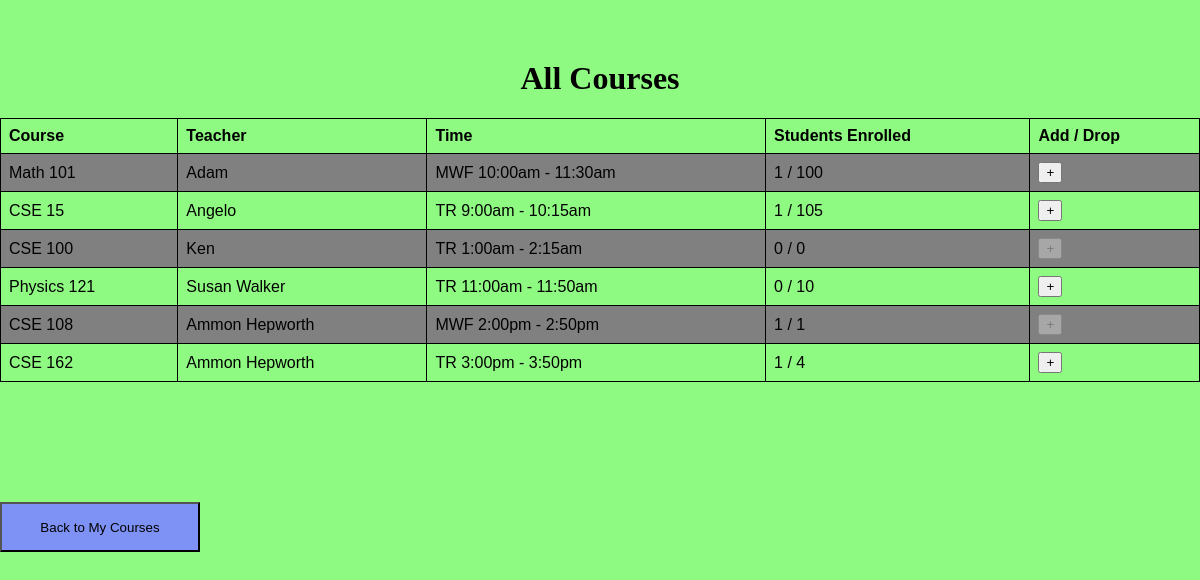
Page /classes on the committed database.
### hello.py (models this page shows, shortened)
class Course(db.Model):
    id = db.Column(db.Integer, primary_key=True)
    name = db.Column(db.String(64), nullable=False)
    professorID = db.Column(db.Integer, db.ForeignKey('user.id'), nullable=False)
    professor = db.relationship('User', foreign_keys=[professorID], backref='courses_taught')
    time = db.Column(db.String(64),nullable=False)
    capacity = db.Column(db.Integer, nullable=False)

class User(UserMixin, db.Model):
    id = db.Column(db.Integer, primary_key=True)
    username = db.Column(db.String, unique=True, nullable=False)
    password_hash = db.Column(db.String(128), nullable=False)
    name = db.Column(db.String(64), nullable=False)
    role = db.Column(db.String(64), nullable=False)
    classenrolled = db.relationship('Course', secondary=enrollment_table, backref=db.backref('students', lazy='dynamic'), lazy='dynamic')

### hello.py (the view)
@app.route("/classes")
def view_all_classes():
    courses = Course.query.all()
    return render_template("classes.html", courses=courses)

### templates/classes.html (shortened to what this page needs)
<!DOCTYPE html>
<html>
  <head>
    <link rel="stylesheet" href="/static/styles.css">
  </head>
  <body>
    {% extends "base.html" %}
    {% block content %}
    <h1>All Courses</h1>
    <table>
        <tr>
            <th>Course</th>
            <th>Teacher</th>
            <th>Time</th>
            <th>Students Enrolled</th>
            <th>Add / Drop</th>
        </tr>
        {% for c in courses %}
        <tr>
            <td>{{ c.name }}</td>
            <td>{{ c.professor.name }}</td>
            <td>{{ c.time }}</td>
            <td>{{ c.students.count() }} / {{ c.capacity }}</td>
            <td>
            {% if current_user in c.students %}
            <form action="{{ url_for('drop_course', course_id=c.id) }}" method="POST" style="display:inline;">
                <button type="submit" title="Remove from class">&#8722;</button>
            </form>
            {% elif c.students.count() < c.capacity %}
            <form action="{{ url_for('add_course', course_id=c.id) }}" method="POST" style="display:inline;">
                <button type="submit" title="Add to class">&#43;</button>
            </form>
            {% else %}
            <button type="button" disabled>&#43;</button>
            {% endif %}
            </td>
        </tr>
        {% endfor %}
    </table>
    <form method="get" action="{{ url_for('student_courses') }}">
      <button class="login-button" type="submit">Back to My Courses</button>
    </form>
    {% endblock %}

### templates/base.html (shortened to what this page needs)
<!DOCTYPE html>
<html lang="en">
<head>
</head>
<body>
    {% block content %}{% endblock %}
</body>
</html>

### static/styles.css (style rules this page uses)
h1 { justify-self: center; margin-top: 5%; }
body { margin:0; padding: 0; background-color: rgb(143, 250, 129); }
.login-button { margin-top: 10%; width: 200px; height: 50px; background-color: rgb(126, 146, 245); }
table { font-family: arial, sans-serif; border-collapse: collapse; width: 100%; }
td, th { border: 1px solid black; text-align: left; padding: 8px; }
tr:nth-child(even) { background-color: gray; }

### rows in the picture
Course: name "Math 101", professor.name "Adam", time "MWF 10:00am - 11:30am", students.count "1", capacity "100"
Course: name "CSE 15", professor.name "Angelo", time "TR 9:00am - 10:15am", students.count "1", capacity "105"
Course: name "CSE 100", professor.name "Ken", time "TR 1:00am - 2:15am", students.count "0", capacity "0"
Course: name "Physics 121", professor.name "Susan Walker", time "TR 11:00am - 11:50am", students.count "0", capacity "10"
Course: name "CSE 108", professor.name "Ammon Hepworth", time "MWF 2:00pm - 2:50pm", students.count "1", capacity "1"
Course: name "CSE 162", professor.name "Ammon Hepworth", time "TR 3:00pm - 3:50pm", students.count "1", capacity "4"
